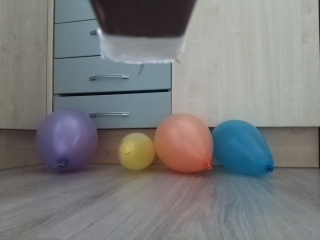
#> input picture balloon_detection_loggerhead/include/frame0000.jpg, 320 x 240 px, found by its file name
$ python balloon_detector.py
#> lines starting #> are read from the running program, lines starting #| are printed output that depends on the picture; after the words box and inside, x2 and y2 are one past the last pixel; in counts of white or black regions, pixels touching at a corner belong together
"""
Library for detecting a blob based on a color range filter in HSV space
   0------------------> x (cols)
   |
   |
   |         o center
   |
   |
   V y (rows)
Original Author: Tiziano Fiorenzani
https://github.com/tizianofiorenzani/ros_tutorials/blob/master/opencv/include/blob_detector.py

Minor modifications by team turtlebot
"""

# Standard imports
import cv2
import numpy as np;


# ---------- Blob detecting function: returns keypoints and mask
# -- return keypoints, reversemask
def balloon_detect(image,  # -- The frame (cv standard)
                hsv_min,  # -- minimum threshold of the hsv filter [h_min, s_min, v_min]
                hsv_max,  # -- maximum threshold of the hsv filter [h_max, s_max, v_max]
                blur=0,  # -- blur value (default 0)
                balloon_params=None,  # -- blob parameters (default None)
                search_window=None,
                # -- window where to search as [x_min, y_min, x_max, y_max] adimensional (0.0 to 1.0) starting from
                # top left corner
                imshow=False
                ):
    # - Blur image to remove noise
    if blur > 0:
        image = cv2.blur(image, (blur, blur))
        # - Show result
        if imshow:
            cv2.imshow("Blur", image)
            cv2.waitKey(0)

    # - Search window
    if search_window is None: search_window = [0.0, 0.0, 1.0, 1.0]

    # - Convert image from BGR to HSV
    hsv = cv2.cvtColor(image, cv2.COLOR_BGR2HSV)

    # - Apply HSV threshold
    mask = cv2.inRange(hsv, hsv_min, hsv_max)

    # - Show HSV Mask
    if imshow:
        cv2.imshow("HSV Mask", mask)

    # - dilate makes the in range areas larger
    mask = cv2.dilate(mask, None, iterations=2)
    # - Show HSV Mask
    if imshow:
        cv2.imshow("Dilate Mask", mask)
        cv2.waitKey(0)

    mask = cv2.erode(mask, None, iterations=2)

    # - Show dilate/erode mask
    if imshow:
        cv2.imshow("Erode Mask", mask)
        cv2.waitKey(0)

    # - Cut the image using the search mask
    mask = apply_search_window(mask, search_window)

    if imshow:
        cv2.imshow("Searching Mask", mask)
        cv2.waitKey(0)

    # - build default blob detection parameters, if none have been provided
    if balloon_params is None:
        # Set up the SimpleBlobdetector with default parameters.
        params = cv2.SimpleBlobDetector_Params()

        # Change thresholds
        params.minThreshold = 0;
        params.maxThreshold = 100;

        # Filter by Area.
        params.filterByArea = True
        params.minArea = 30
        params.maxArea = 20000

        # Filter by Circularity
        params.filterByCircularity = True
        params.minCircularity = 0.1

        # Filter by Convexity
        params.filterByConvexity = True
        params.minConvexity = 0.5

        # Filter by Inertia
        params.filterByInertia = True
        params.minInertiaRatio = 0.5

    else:
        params = balloon_params

    # - Apply blob detection
    detector = cv2.SimpleBlobDetector_create(params)

    # Reverse the mask: blobs are black on white
    reversemask = 255 - mask

    if imshow:
        cv2.imshow("Reverse Mask", reversemask)
        cv2.waitKey(0)

    keypoints = detector.detect(reversemask)

    return keypoints, reversemask


# ---------- Draw detected blobs: returns the image
#    return(im_with_keypoints)
def draw_keypoints(image,  # -- Input image
                   keypoints,  # -- CV keypoints
                   line_color=(0, 0, 255),  # -- line's color (b,g,r)
                   imshow=True  # -- show the result  #edited by team_turtlebot FROM FALSE TO
                   ):
    # -- Draw detected blobs as red circles.
    # -- cv2.DRAW_MATCHES_FLAGS_DRAW_RICH_KEYPOINTS ensures the size of the circle corresponds to the size of blob
    im_with_keypoints = cv2.drawKeypoints(image, keypoints, np.array([]), line_color,
                                          cv2.DRAW_MATCHES_FLAGS_DRAW_RICH_KEYPOINTS)

    if imshow:
        # Show keypoints
        cv2.imshow("Keypoints", im_with_keypoints)

    return (im_with_keypoints)


# ---------- Draw search window: returns the image
# -- return(image)
def draw_window(image,  # - Input image

                window_adim,  # - window in adimensional units
                color=(255, 0, 0),  # - line's color
                line=5,  # - line's thickness
                imshow=False  # - show the image
                ):
    rows = image.shape[0]
    cols = image.shape[1]

    x_min_px = int(cols * window_adim[0])
    y_min_px = int(rows * window_adim[1])
    x_max_px = int(cols * window_adim[2])
    y_max_px = int(rows * window_adim[3])

    # -- Draw a rectangle from top left to bottom right corner
    image = cv2.rectangle(image, (x_min_px, y_min_px), (x_max_px, y_max_px), color, line)

    if imshow:
        # Show keypoints
        cv2.imshow("Keypoints", image)

    return (image)


# ---------- Draw X Y frame
# -- return(image)
def draw_frame(image,
               dimension=0.3,  # - dimension relative to frame size
               line=2  # - line's thickness
               ):
    rows = image.shape[0]
    cols = image.shape[1]
    size = min([rows, cols])
    center_x = int(cols / 2.0)
    center_y = int(rows / 2.0)

    line_length = int(size * dimension)

    # -- X
    image = cv2.line(image, (center_x, center_y), (center_x + line_length, center_y), (0, 0, 255), line)
    # -- Y
    image = cv2.line(image, (center_x, center_y), (center_x, center_y + line_length), (0, 255, 0), line)

    return (image)


# ---------- Apply search window: returns the image
# -- return(image)
def apply_search_window(image, window_adim=[0.0, 0.0, 1.0, 1.0]):
    rows = image.shape[0]
    cols = image.shape[1]
    x_min_px = int(cols * window_adim[0])
    y_min_px = int(rows * window_adim[1])
    x_max_px = int(cols * window_adim[2])
    y_max_px = int(rows * window_adim[3])
    # --- Initialize the mask as a black image
    mask = np.zeros(image.shape, np.uint8)

    # --- Copy the pixels from the original image corresponding to the window
    mask[y_min_px:y_max_px, x_min_px:x_max_px] = image[y_min_px:y_max_px, x_min_px:x_max_px]

    # --- return the mask
    return (mask)


# ---------- Apply a blur to the outside search region
# -- return(image)
def blur_outside(image, blur=5, window_adim=[0.0, 0.0, 1.0, 1.0]):
    rows = image.shape[0]
    cols = image.shape[1]
    x_min_px = int(cols * window_adim[0])
    y_min_px = int(rows * window_adim[1])
    x_max_px = int(cols * window_adim[2])
    y_max_px = int(rows * window_adim[3])

    # --- Initialize the mask as a black image
    mask = cv2.blur(image, (blur, blur))

    # --- Copy the pixels from the original image corresponding to the window
    mask[y_min_px:y_max_px, x_min_px:x_max_px] = image[y_min_px:y_max_px, x_min_px:x_max_px]

    # --- return the mask
    return (mask)


# ---------- Obtain the camera relative frame coordinate of one single keypoint
# -- return(x,y)
def get_blob_relative_position(image, keyPoint):
    rows = float(image.shape[0])
    cols = float(image.shape[1])
    # print(rows, cols)
    center_x = 0.5 * cols
    center_y = 0.5 * rows
    # print(center_x)
    x = (keyPoint.pt[0] - center_x) / (center_x)
    y = (keyPoint.pt[1] - center_y) / (center_y)
    return (x, y)


# ----------- TEST
if __name__ == "__main__":

    # --- Define HSV limits
    HSV_min = (70, 0, 160)
    HSV_max = (100, 250, 250)

    # --- Define area limit [x_min, y_min, x_max, y_max] adimensional (0.0 to 1.0) starting from top left corner
    # window = [0.25, 0.25, 0.65, 0.75]
    window = [0.2, 0.2, 0.8, 0.8]
    # -- IMAGE_SOURCE: either 'camera' or 'imagelist'

    SOURCE = 'camera'

    # -- Read image list from file:
    image_list = []
    image_list.append(cv2.imread("frame0000.jpg"))

    for image in image_list:
        # -- Detect keypoints
        keypoints, _ = balloon_detect(image, HSV_min, HSV_max, blur=5,
                                   balloon_params=None, search_window=window, imshow=True)

        image = blur_outside(image, blur=15, window_adim=window)
        cv2.imshow("Outside Blur", image)
        cv2.waitKey(0)

        image = draw_window(image, window, imshow=True)
        # -- enter to proceed
        cv2.waitKey(0)

        # -- click ENTER on the image window to proceed
        image = draw_keypoints(image, keypoints, imshow=True)
        cv2.waitKey(0)
        # -- Draw search window

        image = draw_frame(image)
        cv2.imshow("Frame", image)
        cv2.waitKey(0)
#> this loop made 1 pass
#> (size in draw_frame, center_x in draw_frame) on pass 1: (240, 160)
#> pass 1, in balloon_detect, `mask = cv2.inRange(hsv, hsv_min, hsv_max)`:
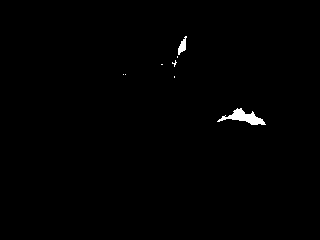
#> mask: shape (240, 320); 0.59% white; 8 white regions (6 under 20 px), largest, box (x1, y1, x2, y2) and area: (217, 108, 266, 125) 347, (178, 36, 187, 55) 88
#> pass 1, in balloon_detect, `mask = cv2.dilate(mask, None, iterations=2)`:
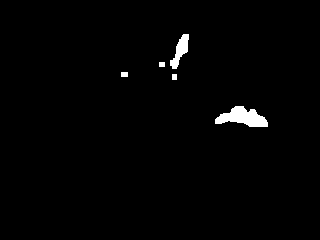
#> mask: shape (240, 320); 1.4% white; 5 white regions, box (x1, y1, x2, y2) and area: (215, 106, 268, 127) 663, (170, 34, 189, 69) 308, (121, 72, 128, 77) 35, (159, 62, 165, 67) 30, (172, 74, 177, 80) 30

$ run again, with balloon_detection_loggerhead/include/keep_frame.jpg copied over balloon_detection_loggerhead/include/frame0000.jpg
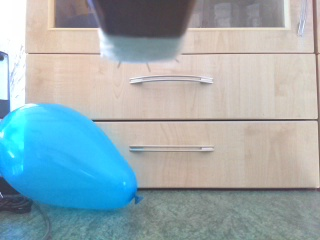
#> input picture balloon_detection_loggerhead/include/keep_frame.jpg, 320 x 240 px, found by its file name
#> the loop `for image in image_list:` made 1 pass
#> (size in draw_frame, center_x in draw_frame) on pass 1: (240, 160)
#> pass 1, in balloon_detect, `mask = cv2.inRange(hsv, hsv_min, hsv_max)`:
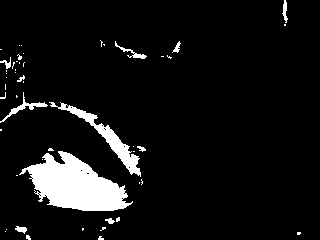
#> mask: shape (240, 320); 7.5% white; 50 white regions (39 under 20 px), largest, box (x1, y1, x2, y2) and area: (19, 151, 133, 211) 3805, (49, 102, 141, 177) 1054, (0, 92, 48, 123) 217
#> pass 1, in balloon_detect, `mask = cv2.dilate(mask, None, iterations=2)`:
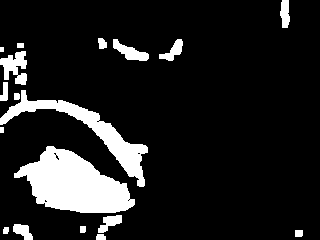
#> mask: shape (240, 320); 12.6% white; 18 white regions, largest, box (x1, y1, x2, y2) and area: (14, 146, 135, 213) 4805, (0, 90, 148, 187) 2583, (0, 51, 27, 85) 545
